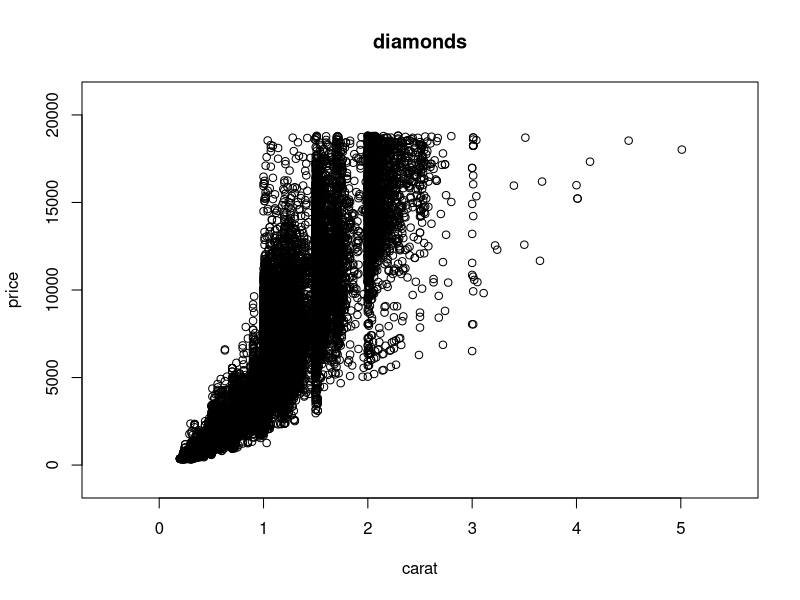
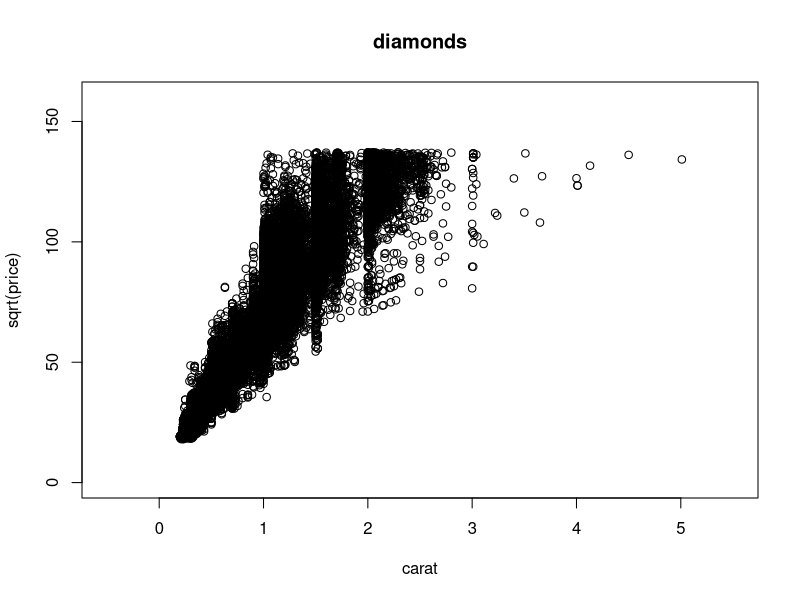

These charts were generated, in order, by the following R code:
# Title     : TODO
# Objective : TODO
# Created by: coeat
# Created on: 2021/04/10

library(ggplot2)
data(diamonds) #diamonds 자료를 로딩함
str(diamonds)
attach(diamonds)
windows(width = 6, height = 6)
plot(carat,
     price,
     main = "diamonds",
     xlim = c(-0.5, 5.5),
     ylim = c(-1000, 21000),)
windows(width = 6, height = 6)
plot(carat,
     sqrt(price),
     main = "diamonds",
     xlim = c(-0.5, 5.5),
     ylim = c(0, 160),)